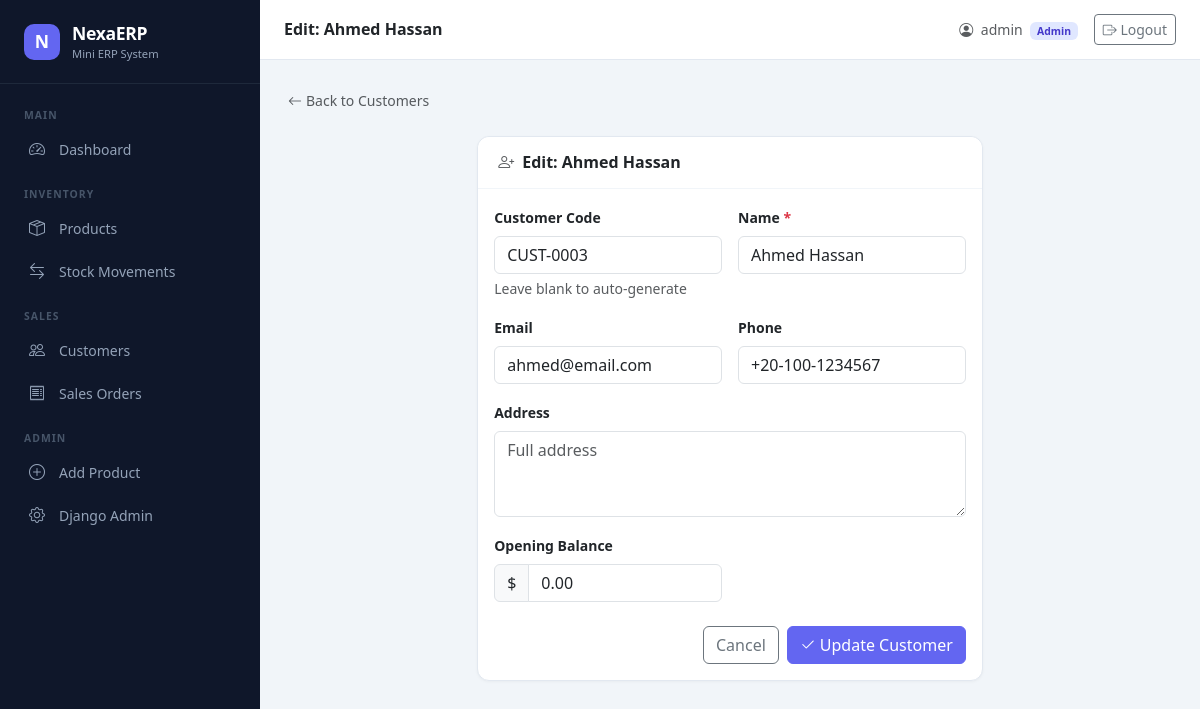
The app's page /customers/3/edit/ (signed in) with its own data.
### customers/models.py (models this page shows, shortened)
class Customer(models.Model):
    customer_code = models.CharField(max_length=50, unique=True)
    name = models.CharField(max_length=255)
    phone = models.CharField(max_length=20, blank=True)
    address = models.TextField(blank=True)
    email = models.EmailField(blank=True)
    opening_balance = models.DecimalField(max_digits=12, decimal_places=2, default=0)
    is_active = models.BooleanField(default=True)
    created_at = models.DateTimeField(auto_now_add=True)
    updated_at = models.DateTimeField(auto_now=True)
    class Meta:
        ordering = ['name']

### customers/views.py (the view, shortened to what this page needs)
# urls.py: path('<int:pk>/edit/', CustomerUpdateView.as_view(), name='customer_update'),
class CustomerUpdateView(SalesOrAdminMixin, UpdateView):
    model = Customer
    form_class = CustomerForm
    template_name = 'customers/customer_form.html'
    success_url = reverse_lazy('customer_list')
    def get_context_data(self, **kwargs):
        context = super().get_context_data(**kwargs)
        context['title'] = f'Edit: {self.object.name}'
        context['action'] = 'Update'
        return context

### customers/forms.py
class CustomerForm(forms.ModelForm):
    class Meta:
        model = Customer
        fields = ['customer_code', 'name', 'phone', 'address', 'email', 'opening_balance']
        widgets = {
            'customer_code': forms.TextInput(attrs={'class': 'form-control', 'placeholder': 'Auto-generated if empty'}),
            'name': forms.TextInput(attrs={'class': 'form-control', 'placeholder': 'Customer full name'}),
            'phone': forms.TextInput(attrs={'class': 'form-control', 'placeholder': '+1 234 567 8900'}),
            'address': forms.Textarea(attrs={'class': 'form-control', 'rows': 3, 'placeholder': 'Full address'}),
            'email': forms.EmailInput(attrs={'class': 'form-control', 'placeholder': 'email@example.com'}),
            'opening_balance': forms.NumberInput(attrs={'class': 'form-control', 'step': '0.01'}),
        }
    def __init__(self, *args, **kwargs):
        super().__init__(*args, **kwargs)
        self.fields['customer_code'].required = False
        self.fields['opening_balance'].required = False

### core/mixins.py (called while the page is built)
    def dispatch(self, request, *args, **kwargs):
        if not request.user.is_authenticated:
            return self.handle_no_permission()
        return super().dispatch(request, *args, **kwargs)

### customers/templates/customers/customer_form.html (shortened to what this page needs)
{% extends "base.html" %}
{% block page_title %}{{ title }}{% endblock %}
{% block content %}
<div class="mb-4">
    <a href="{% url 'customer_list' %}" class="text-muted small text-decoration-none">
        <i class="bi bi-arrow-left me-1"></i>Back to Customers
    </a>
</div>
<div class="row justify-content-center">
    <div class="col-lg-7">
        <div class="card">
            <div class="card-header">
                <h6 class="mb-0 fw-semibold"><i class="bi bi-person-plus me-2 text-muted"></i>{{ title }}</h6>
            </div>
            <div class="card-body">
                <form method="post" novalidate>
                    <div class="row g-3">
                        <div class="col-md-6">
                            <label class="form-label fw-semibold small">Customer Code</label>
                            {{ form.customer_code }}
                            <div class="form-text">Leave blank to auto-generate</div>
                        </div>
                        <div class="col-md-6">
                            <label class="form-label fw-semibold small">Name <span class="text-danger">*</span></label>
                            {{ form.name }}
                        </div>
                        <div class="col-md-6">
                            <label class="form-label fw-semibold small">Email</label>
                            {{ form.email }}
                        </div>
                        <div class="col-md-6">
                            <label class="form-label fw-semibold small">Phone</label>
                            {{ form.phone }}
                        </div>
                        <div class="col-12">
                            <label class="form-label fw-semibold small">Address</label>
                            {{ form.address }}
                        </div>
                        <div class="col-md-6">
                            <label class="form-label fw-semibold small">Opening Balance</label>
                            <div class="input-group">
                                <span class="input-group-text">$</span>
                                {{ form.opening_balance }}
                            </div>
                        </div>
                    </div>
                    <div class="d-flex gap-2 mt-4 justify-content-end">
                        <a href="{% url 'customer_list' %}" class="btn btn-outline-secondary">Cancel</a>
                        <button type="submit" class="btn btn-primary">
                            <i class="bi bi-check2 me-1"></i>{{ action }} Customer
                        </button>
                    </div>
                </form>
            </div>
        </div>
    </div>
</div>
{% endblock %}

### templates/base.html (shortened to what this page needs)
<!DOCTYPE html>
<html lang="en">
<head>
    <link href="https://cdn.jsdelivr.net/npm/bootstrap@5.3.2/dist/css/bootstrap.min.css" rel="stylesheet">
    <link href="https://cdn.jsdelivr.net/npm/bootstrap-icons@1.11.3/font/bootstrap-icons.css" rel="stylesheet">
</head>
<body>
{% if user.is_authenticated %}
<nav id="sidebar">
    <a href="/" class="text-decoration-none">
        <div class="sidebar-brand">
            <div class="brand-logo">N</div>
            <div>
                <div class="brand-name">NexaERP</div>
                <div class="brand-sub">Mini ERP System</div>
            </div>
        </div>
    </a>
    <div class="sidebar-nav">
        <div class="nav-section">Main</div>
        <a href="{% url 'dashboard' %}" class="sidebar-link {% if request.resolver_match.namespace == 'core' %}active{% endif %}">
            <i class="bi bi-speedometer2"></i> Dashboard
        </a>
        <div class="nav-section mt-2">Inventory</div>
        <a href="{% url 'products_list' %}" class="sidebar-link {% if request.resolver_match.namespace == 'products' %}active{% endif %}">
            <i class="bi bi-box-seam"></i> Products
        </a>
        <a href="{% url 'movement_list' %}" class="sidebar-link {% if request.resolver_match.namespace == 'stock' %}active{% endif %}">
            <i class="bi bi-arrow-left-right"></i> Stock Movements
        </a>
        <div class="nav-section mt-2">Sales</div>
        <a href="{% url 'customer_list' %}" class="sidebar-link {% if request.resolver_match.namespace == 'customers' %}active{% endif %}">
            <i class="bi bi-people"></i> Customers
        </a>
        <a href="{% url 'order_list' %}" class="sidebar-link {% if request.resolver_match.namespace == 'orders' %}active{% endif %}">
            <i class="bi bi-receipt"></i> Sales Orders
        </a>
        {% if user.is_staff or user.is_superuser %}
        <div class="nav-section mt-2">Admin</div>
        <a href="{% url 'products_create' %}" class="sidebar-link">
            <i class="bi bi-plus-circle"></i> Add Product
        </a>
        <a href="{% url 'admin:index' %}" class="sidebar-link" target="_blank">
            <i class="bi bi-gear"></i> Django Admin
        </a>
        {% endif %}
    </div>
</nav>
<div id="main-content">
    <div class="topbar">
        <div class="d-flex align-items-center gap-3">
            <h6 class="mb-0 fw-semibold text-dark">{% block page_title %}Dashboard{% endblock %}</h6>
        </div>
        <div class="d-flex align-items-center gap-3">
            <span class="text-muted small">
                <i class="bi bi-person-circle me-1"></i>
                {{ user.get_full_name|default:user.username }}
                {% if user.is_staff %}<span class="badge ms-1" style="background:#e0e7ff;color:#4338ca;font-size:0.65rem">Admin</span>{% else %}<span class="badge ms-1" style="background:#dcfce7;color:#166534;font-size:0.65rem">Sales</span>{% endif %}
            </span>
            <form method="post" action="{% url 'logout' %}" class="d-inline">
                <button type="submit" class="btn btn-sm btn-outline-secondary">
                    <i class="bi bi-box-arrow-right"></i> Logout
                </button>
            </form>
        </div>
    </div>
    <div class="page-content">
        {% block content %}{% endblock %}
    </div>
</div>
{% else %}
<div>{% block auth_content %}{% endblock %}</div>
{% endif %}
</body>
</html>

### templates/base.html (style rules this page uses)
:root { --sidebar-width: 260px; --sidebar-bg: #0f172a; --sidebar-accent: #6366f1; --sidebar-text: #94a3b8; --sidebar-hover: #1e293b; --topbar-height: 60px; }
body { background: #f1f5f9; font-family: 'Segoe UI', system-ui, sans-serif; }
#sidebar { position: fixed; top: 0; left: 0; bottom: 0; width: var(--sidebar-width); background: var(--sidebar-bg); z-index: 1000; overflow-y: auto; transition: transform 0.3s ease; }
.sidebar-brand { padding: 1.25rem 1.5rem; border-bottom: 1px solid #1e293b; display: flex; align-items: center; gap: 0.75rem; }
.brand-logo { width: 36px; height: 36px; border-radius: 10px; background: var(--sidebar-accent); display: flex; align-items: center; justify-content: center; font-size: 1.1rem; color: white; font-weight: 700; }
.brand-name { color: white; font-weight: 700; font-size: 1.1rem; letter-spacing: -0.02em; }
.brand-sub { color: var(--sidebar-text); font-size: 0.7rem; }
.sidebar-nav { padding: 1rem 0; }
.nav-section { padding: 0.5rem 1.5rem 0.25rem; color: #475569; font-size: 0.65rem; font-weight: 700; text-transform: uppercase; letter-spacing: 0.1em; }
.sidebar-link { display: flex; align-items: center; gap: 0.75rem; padding: 0.6rem 1.5rem; color: var(--sidebar-text); text-decoration: none; font-size: 0.875rem; font-weight: 500; border-left: 3px solid transparent; transition: all 0.15s; }
.sidebar-link i { font-size: 1rem; width: 20px; text-align: center; }
#main-content { margin-left: var(--sidebar-width); min-height: 100vh; }
.topbar { height: var(--topbar-height); background: white; border-bottom: 1px solid #e2e8f0; display: flex; align-items: center; padding: 0 1.5rem; justify-content: space-between; position: sticky; top: 0; z-index: 100; }
.page-content { padding: 1.75rem; }
.card { border: 1px solid #e2e8f0; border-radius: 12px; box-shadow: 0 1px 3px rgba(0,0,0,0.04); }
.card-header { background: white; border-bottom: 1px solid #f1f5f9; padding: 1rem 1.25rem; border-radius: 12px 12px 0 0 !important; }
.btn-primary { background: var(--sidebar-accent); border-color: var(--sidebar-accent); }

### records on screen
Customer: customer_code "CUST-0003", name "Ahmed Hassan", email "ahmed@email.com", phone "+20-100-1234567", opening_balance "0.00"

### other values on screen
{{ title }} "Edit: Ahmed Hassan"
{{ user.get_full_name|default:user.username }} "admin"
{{ action }} "Update"
